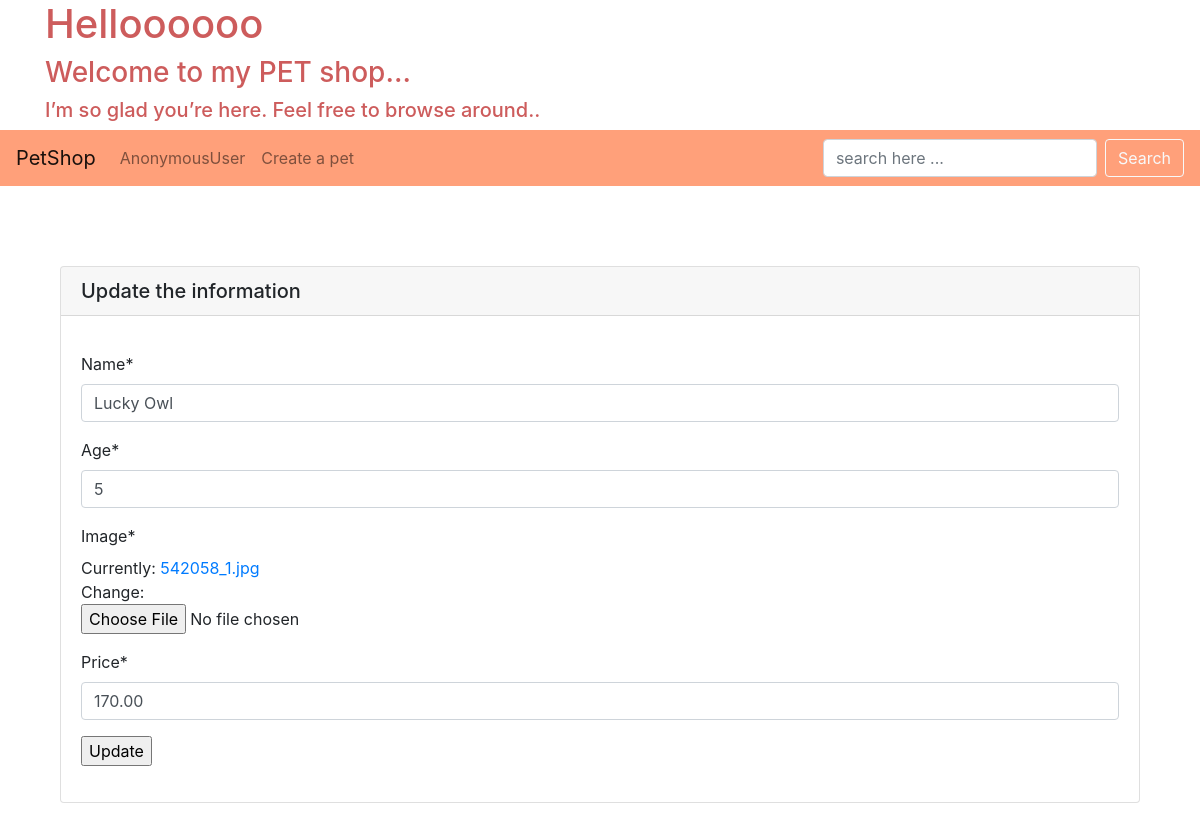
Screenshot of /update/11/ with the database file from the repository.
### app/models.py (models this page shows, shortened)
class Pet (models.Model) :
    name = models.CharField(max_length=50)
    age = models.IntegerField()
    available = models.BooleanField(default=True)
    image = models.ImageField()
    price = models.DecimalField(max_digits=5, decimal_places=2)

### app/views.py (the view)
# urls.py: path('update/<int:pet_id>/', views.update_pet, name='update-pet'),
def update_pet (request, pet_id) :
    pet_obj = Pet.objects.get(id=pet_id)
    form = PetForm(instance=pet_obj)
    if request.method == "POST" :
        form = PetForm(request.POST, request.FILES, instance=pet_obj)
        if form.is_valid() :
            form.save()
            return redirect ('pet-detail', pet_id)
    context = {
    "form" : form,
    "pet_obj" : pet_obj,
    }
    return render (request, 'update.html', context)

### app/forms.py
class PetForm (forms.ModelForm):
    class Meta:
        model = Pet
        exclude = ['available']

### app/templates/update.html (shortened to what this page needs)
{% extends "base.html" %}
{% load crispy_forms_tags %}
{% block content %}
<div class="container-fluid pb-5" style="margin-top:80px">
<div class="card">
    <h5 class="card-header">Update the information</h5>
    <div class="card-body">
        <p class="card-text">
            <form action="{{pet.get_absolute_url}}" method="POST" enctype="multipart/form-data">
                {{form|crispy}}
                <input type="submit" value="Update">
            </form>
        </p>
    </div>
</div>
</div>
{% endblock content %}

### rows the page displays
Pet: name "Lucky Owl", age "5", price "170.00"

### other values shown
{{ request.user }} "AnonymousUser"
